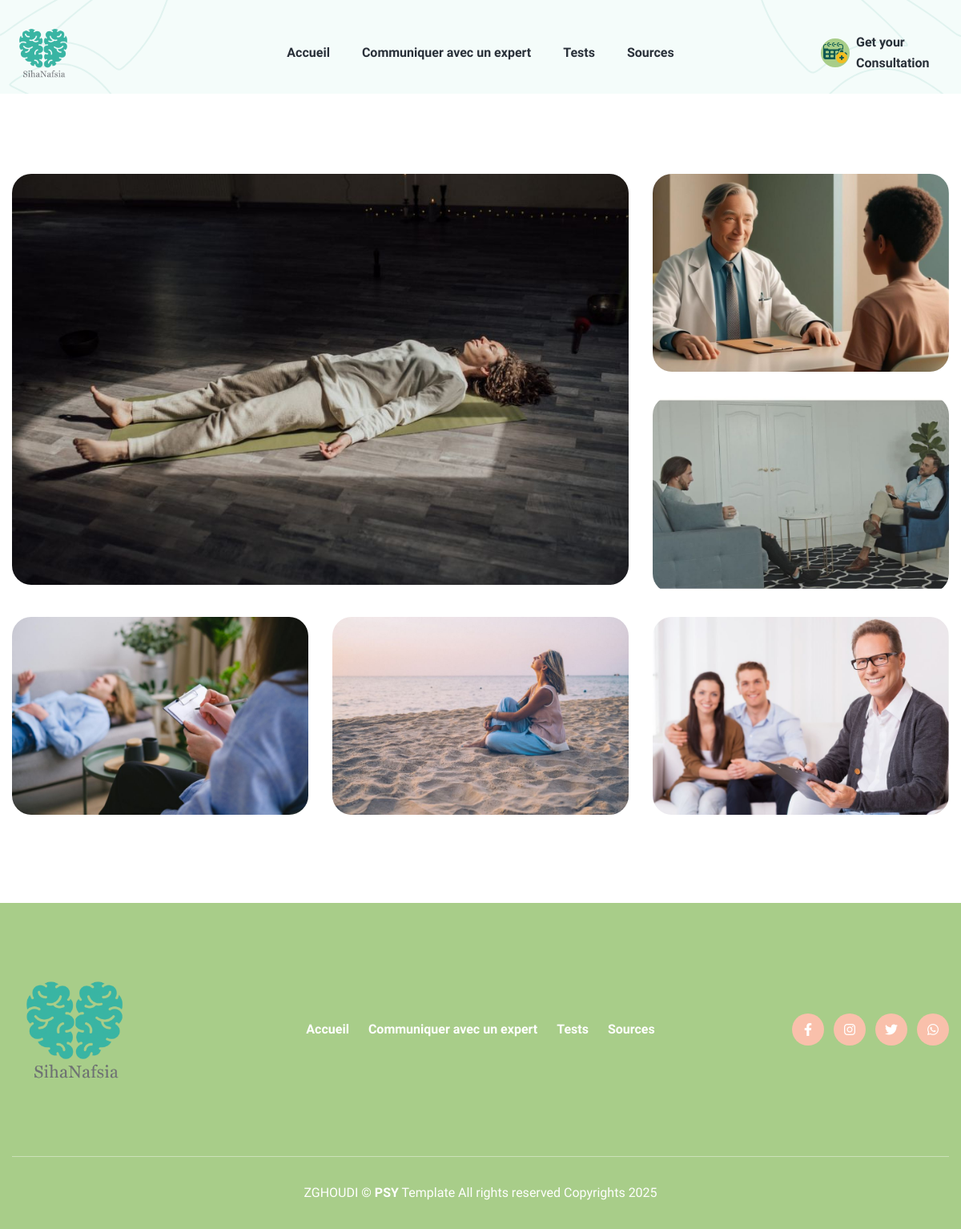
/gallery.php, run on the app's committed database.
### tables this page shows
CREATE TABLE `navbar` (
  `id` int(4) NOT NULL,
  `nav` varchar(30) NOT NULL,
  `refer` varchar(30) NOT NULL
);

### gallery.php (the view, shortened to what this page needs)
<!doctype html>
<html lang="en">
  <head>
    <link rel="stylesheet" type="text/css" href="assets/css/bootstrap.min.css">
    <link rel="stylesheet" type="text/css" href="assets/css/fontawesome.min.css">
    <link rel="stylesheet" type="text/css" href="assets/css/animate.min.css">
    <link rel="stylesheet" type="text/css" href="assets/css/cursor.min.css">
    <link rel="stylesheet" type="text/css" href="assets/css/slick.min.css">
    <link rel="stylesheet" type="text/css" href="assets/css/slick-theme.min.css">
    <link rel="stylesheet" type="text/css" href="assets/css/magnific-popup.min.css">
    <link rel="stylesheet" type="text/css" href="assets/css/odometer.min.css">
    <link rel="stylesheet" type="text/css" href="assets/css/style.css">
  </head>
  <body>
    <div class="page_wrapper">
      <header class="site_header">
        <div class="container">
          <div class="row align-items-center">
            <div class="col-lg-2 col-2">
              <div class="site_logo">
                <a class="site_link" href="expert.php">
                  <img src="assets/images/site_logo/Logo.png" alt="Site Logo – Talking Minds – Psychotherapist Site Template" style="height: 5rem;">
                </a>
              </div>
            </div>
            <div class="col-lg-8 col-8">
              <nav class="main_menu navbar navbar-expand-lg">
                <div class="main_menu_inner collapse navbar-collapse justify-content-center" id="main_menu_dropdown">
                  <ul class="main_menu_list unordered_list">
                    <?php
                      include ('config.php');
                      $jibdata = "SELECT * FROM `navbar` ";
                      $dirlordre = mysqli_query($connexion,$jibdata);
                      while($starjdid = mysqli_fetch_array($dirlordre)){
                    ?>
                    <li class="anav">
                      <a class="nav-link" aria-current="page" href="<?php echo $starjdid['refer']?>"><?php echo $starjdid['nav']?></a>
                    </li>
                    <?php
                    }
                    ?>
                  </ul>
                </div>
              </nav>
            </div>
            <div class="col-lg-2 col-2">
              <ul class="header_btns_group unordered_list justify-content-end">
                <li>
                  <a class="btn_hotline" href="#">
                    <span class="btn_icon">
                      <i class="fa-solid "><img src="assets/images/calendrier.png" alt="calendrier" data-bs-toggle="modal" data-bs-target="#had-div" style="height: 2rem;" class="images"></i>
                    </span>
                    <span class="btn_text" data-bs-toggle="modal" data-bs-target="#had-div">Get your Consultation</span>
                  </a>
                </li>
              </ul>
            </div>
          </div>
        </div>
      </header>
      <main class="page_content">
        <section class="page_banner decoration_wrapper">
         <div class="container">
            <div class="row align-items-center">
              <div class="col-lg-6">
            </div>
          </div>
          <div class="decoration_item shape_leaf_1">
            <img src="assets/images/shapes/shape_leaf_left.svg" alt="Shape Leaf - Talking Minds - Psychotherapist Site Template">
          </div>
          <div class="decoration_item shape_leaf_2">
            <img src="assets/images/shapes/shape_leaf_right.svg" alt="Shape Leaf - Talking Minds - Psychotherapist Site Template">
          </div>
        </section>
        <div class="gallery_section section_space_lg">
          <div class="container">
            <div class="zoom-gallery row justify-content-center">
              <div class="col-lg-8">
                <a class="gallery_item popup_image" href="assets/images/gallery/5.jpg">
                  <img src="assets/images/gallery/5.jpg" alt="Talking Minds - Psychotherapist Site Template">
                </a>
              </div>
              <div class="col-lg-4">
                <div class="row">
                  <div class="col-lg-12 col-md-6 col-sm-6">
                    <a class="gallery_item popup_image" href="assets/images/gallery/8.jpg">
                      <img src="assets/images/gallery/8.jpg" alt="Talking Minds - Psychotherapist Site Template">
                    </a>
                  </div>
                  <div class="col-lg-12 col-md-6 col-sm-6">
                    <a class="gallery_item popup_image" href="assets/images/gallery/9.jpg">
                      <img src="assets/images/gallery/9.jpg" alt="Talking Minds - Psychotherapist Site Template">
                    </a>
                  </div>
                </div>
              </div>
              <div class="col-lg-4">
                <a class="gallery_item popup_image" href="assets/images/gallery/10.jpg">
                  <img src="assets/images/gallery/10.jpg" alt="Talking Minds - Psychotherapist Site Template">
                </a>
              </div>
              <div class="col-lg-4 col-md-6 col-sm-6">
                <a class="gallery_item popup_image" href="assets/images/gallery/11.jpg">
                  <img src="assets/images/gallery/11.jpg" alt="Talking Minds - Psychotherapist Site Template">
                </a>
              </div>
              <div class="col-lg-4 col-md-6 col-sm-6">
                <a class="gallery_item popup_image" href="assets/images/gallery/3.jpg">
                  <img src="assets/images/gallery/3.jpg" alt="Talking Minds - Psychotherapist Site Template">
                </a>
              </div>
            </div>
          </div>
        </div>
      </main>
      <footer class="site_footer bg_primary">
        <div class="container">
          <div class="site_footer_content">
            <div class="row align-items-center">
              <div class="col-lg-3">
                <div class="site_logo">
                  <a class="site_link" href="expert.php">
                    <img src="assets/images/site_logo/Logo.png" style="height: 10rem;" alt="Site Logo – Talking Minds – Psychotherapist Site Template">
                  </a>
                </div>
              </div>
              <div class="col-lg-6">
                <ul class="info_list unordered_list justify-content-center">
                <?php
                      include ('config.php');
                      $jibdata = "SELECT * FROM `navbar` ";
                      $dirlordre = mysqli_query($connexion,$jibdata);
                      while($starjdid = mysqli_fetch_array($dirlordre)){
                    ?>
                    <li class="anav">
                      <a class="nav-link" aria-current="page" href="<?php echo $starjdid['refer']?>"><?php echo $starjdid['nav']?></a>
                    </li>
                    <?php
                    }
                    ?>
                </ul>
              </div>
              <div class="col-lg-3">
                <ul class="social_links unordered_list justify-content-center justify-content-lg-end">
                  <li><a href="#!"><i class="fa-brands fa-facebook-f"></i></a></li>
                  <li><a href="#!"><i class="fa-brands fa-instagram"></i></a></li>
                  <li><a href="#!"><i class="fa-brands fa-twitter"></i></a></li>
                  <li><a href="#!"><i class="fa-brands fa-whatsapp"></i></a></li>
                </ul>
              </div>
            </div>
          </div>
          <div class="copyright_widget text-center">
          <p class="copyright_text m-0">ZGHOUDI © <b>PSY</b> Template All rights reserved Copyrights 2025</p>          </div>
          </div>
        </div>
  </body>
</html>

### data on the page
navbar: nav "Accueil"
navbar: nav "Communiquer avec un expert"
navbar: nav "Tests"
navbar: nav "Sources"
